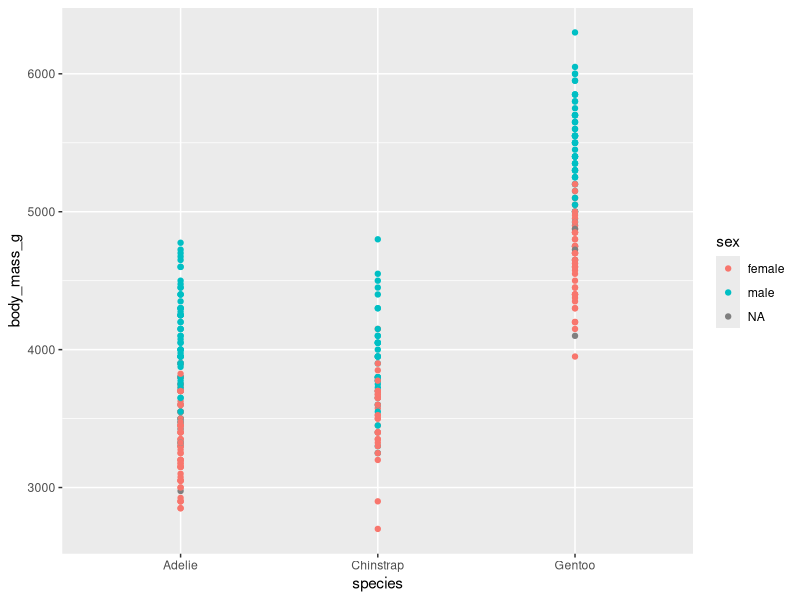
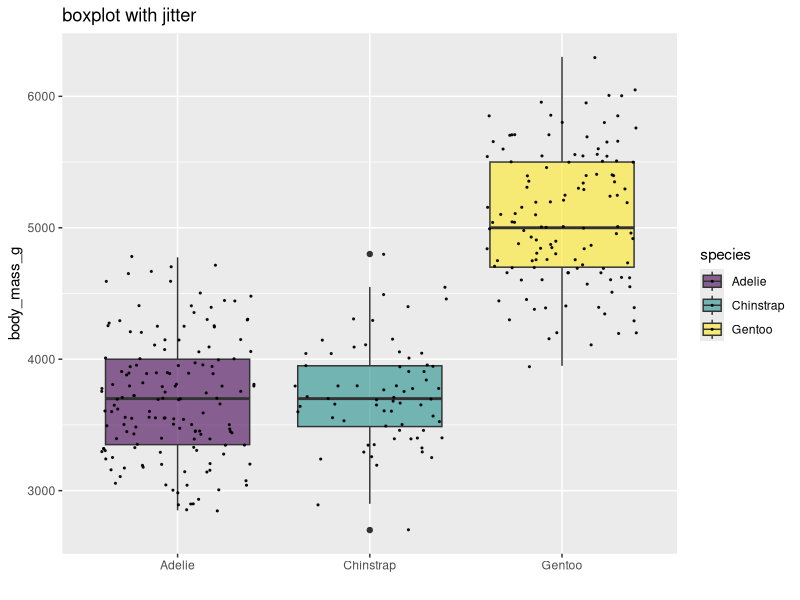
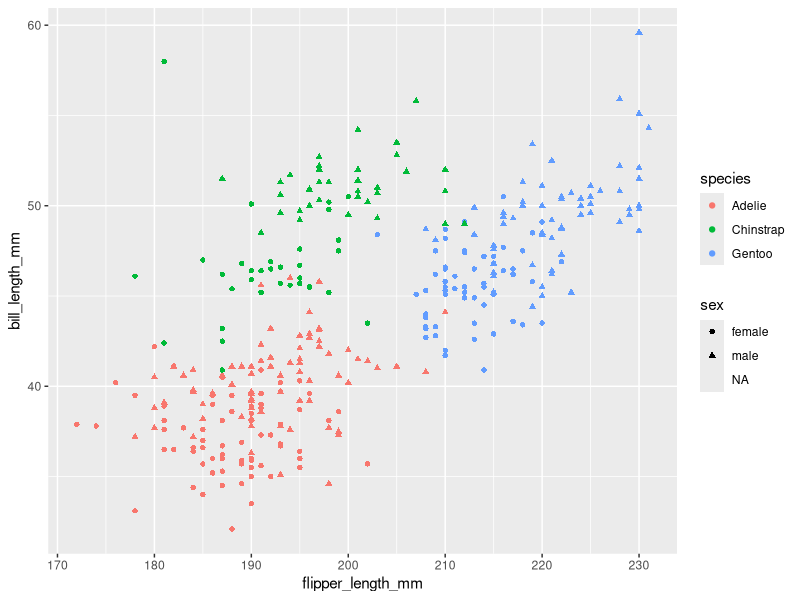
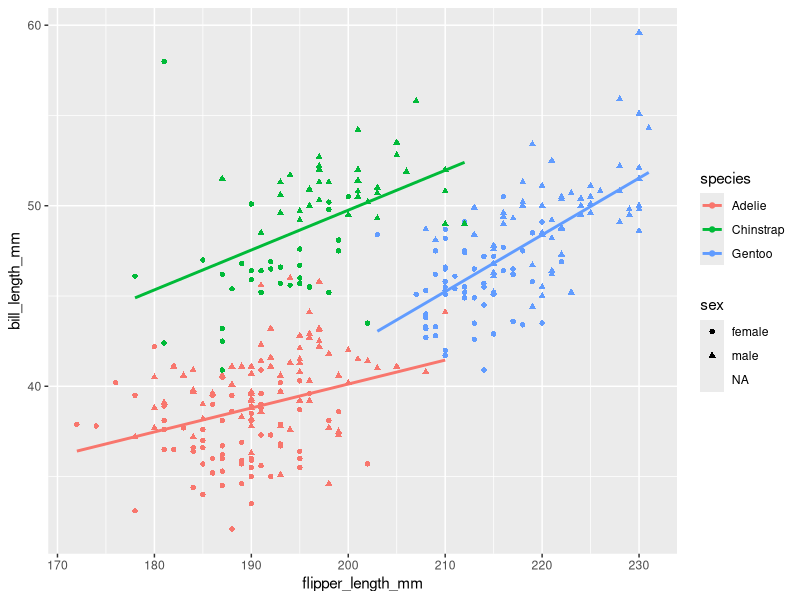
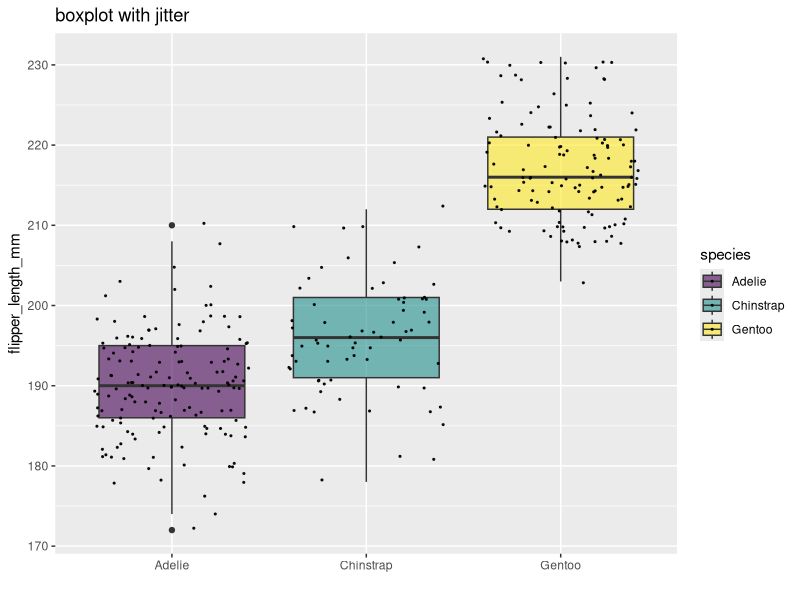

Generate these figures, in order, with R:
## ---- chunk 1
library(lme4)
library(tidyverse)
# install.packages("palmerpenguins") # install if needed
library(palmerpenguins)
library(viridis)
## ---- chunk 2
penguins <- penguins
summary(penguins)
colnames(penguins)
head(penguins)

ggplot(penguins, aes(species, body_mass_g, color = sex)) +
  geom_point()

ggplot(penguins, aes(x=species, y=body_mass_g, fill=species)) +
    geom_boxplot() +
    scale_fill_viridis(discrete = TRUE, alpha=0.6) +
    geom_jitter(color="black", size=0.4, alpha=0.9) +
    ggtitle("boxplot with jitter") +
    xlab("")

ggplot(penguins, aes(flipper_length_mm, bill_length_mm, color = species, shape = sex)) + 
  geom_point()

max(penguins['year'])
min(penguins['year'])
## ---- chunk 3

# flipper length and bill length 
ggplot(penguins, aes(flipper_length_mm, bill_length_mm, color = species, shape = sex)) + 
  geom_point() +
  geom_smooth(aes(group = species), method = "lm", se = FALSE)

# flipper length and species
ggplot(penguins, aes(x=species, y=flipper_length_mm, fill=species)) +
    geom_boxplot() +
    scale_fill_viridis(discrete = TRUE, alpha=0.6) +
    geom_jitter(color="black", size=0.4, alpha=0.9) +
    ggtitle("boxplot with jitter") +
    xlab("")
## ---- chunk 4
#linear regression model
lm.model <- lm(flipper_length_mm ~ body_mass_g, data=penguins)
summary(lm.model)
## ---- chunk 5
#multiple linear regresson model
lm.model2 <- lm(flipper_length_mm ~ body_mass_g + bill_length_mm, data=penguins)
summary(lm.model2)
## ---- chunk 6
#multiple linear regresson model with interaction
lm.model3 <- lm(flipper_length_mm ~ body_mass_g + bill_length_mm + body_mass_g:bill_length_mm, data=penguins)
summary(lm.model3)
## ---- chunk 7
#anova comparison
anova(lm.model2, lm.model3)
## ---- chunk 8
#categorical linear model
summary(penguins$sex)
contrasts(penguins$sex)

lm.cat <- lm(flipper_length_mm ~ sex + body_mass_g, data=penguins)
summary(lm.cat)
## ---- chunk 9
#releveling sex variable to male reference 
penguins$sex <- relevel(penguins$sex, ref = "male")
levels(penguins$sex)
## ---- chunk 10
#rerunning categorical linear model 
lm.cat <- lm(flipper_length_mm ~ sex + body_mass_g, data=penguins)
summary(lm.cat)
## ---- chunk 11
log.model <- glm(sex ~ body_mass_g, data = penguins, family = binomial)
summary(log.model)
exp(-0.0012398)
(1 - 0.998761) * 100
## ---- chunk 12
#stepwise regression
m.all <- lm(flipper_length_mm ~ ., data = penguins)
#summary(m.all)

#stepwise_model <- step(m.all, direction = "both") #this gives an error
colSums(is.na(penguins)) #checking NAs per column 
nrow(penguins) #checking num of rows, 344 

penguins_clean <- na.omit(penguins) #cleaning the data of NA values
colSums(is.na(penguins_clean)) 
nrow(penguins_clean) # 333, we took out 11 rows

m.all <- lm(flipper_length_mm ~ ., data = penguins_clean)

stepwise_model <- step(m.all, direction = "both")
